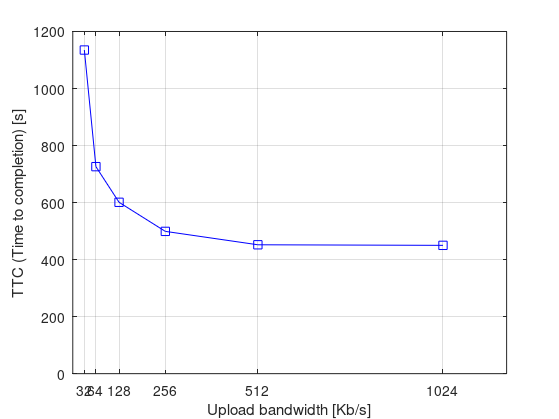
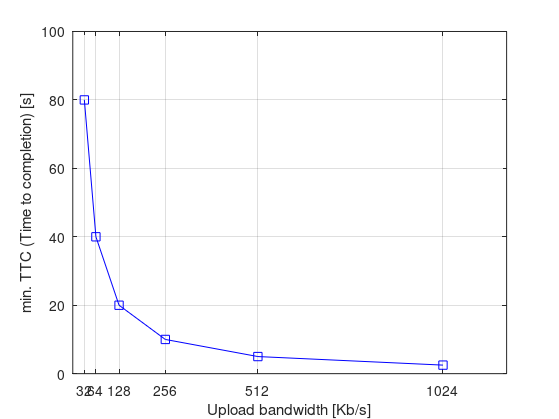

MATLAB code to generate these figures, in order:
data = [
%Upload Bandwidth	Time	Messages	Minimum Time To Download 1-4 Pieces
32	1135	32019	80
64	726	21525	40
128	601	19979	20
256	499	16535	10
512	452	15585	5
1024	450	16145	2.5
];

%% Extract
x = data(:,1);
yTime = data(:,2);
%yMessages = data(:,3);
yMinTime = data(:,4);

%% Plot
figure1 = figure();
%axes1 = axes('Parent',figure1,'XTick',[32 64 128 256 512 1024],'XScale','log','XMinorTick','on','XMinorGrid','on');
axes1 = axes('Parent',figure1,'XTick',[32 64 128 256 512 1024]);
line(x,yTime,'Parent',axes1,'Marker','s','Color',[0 0 1],'DisplayName','TTC');
ylim(axes1,[0 1200]);
box(axes1,'on');
grid(axes1,'on');
xlabel('Upload bandwidth [Kb/s]');
ylabel('TTC (Time to completion) [s]');
%legend(axes1,'show');

%% Export
set(figure1,'PaperPositionMode','auto');
set(figure1,'PaperSize',[16 12]); 
set(figure1,'PaperUnits','centimeters'); 
print(figure1,'-loose','-dpdf','../figs/Experiment3_TTC');
%close(figure1);

figure2 = figure();
%axes2 = axes('Parent',figure2,'XTick',[32 64 128 256 512 1024],'XScale','log','XMinorTick','on','XMinorGrid','on');
axes2 = axes('Parent',figure2,'XTick',[32 64 128 256 512 1024]);
line(x,yMinTime,'Parent',axes2,'Marker','s','Color',[0 0 1],'DisplayName','min. TTC per Piece');
ylim(axes2,[0 100]);
box(axes2,'on');
grid(axes2,'on');
xlabel('Upload bandwidth [Kb/s]');
ylabel('min. TTC (Time to completion) [s]');
%legend(axes2,'show');

%% Export
set(figure2,'PaperPositionMode','auto');
set(figure2,'PaperSize',[16 12]); 
set(figure2,'PaperUnits','centimeters'); 
print(figure2,'-loose','-dpdf','../figs/Experiment3_min_TTC');
%close(figure2);

%% Plot
%figure2 = figure();
%axes2 = axes('Parent',figure2);
%line(x,yMessages,'Parent',axes2,'Marker','s','Color',[0 0 1],'DisplayName','Messages');
%ylim(axes2,[0 34000]);
%box(axes2,'on');
%grid(axes2,'on');
%xlabel('Upload bandwidth [Kb/s]');
%ylabel('Messages [n]');
%%legend(axes2,'show');
%
%% Export
%set(figure2,'PaperPositionMode','auto');
%set(figure2,'PaperSize',[16 12]); 
%set(figure2,'PaperUnits','centimeters'); 
%print(figure2,'-loose','-dpdf','../figs/Experiment3_MSG');
%%close(figure2);
